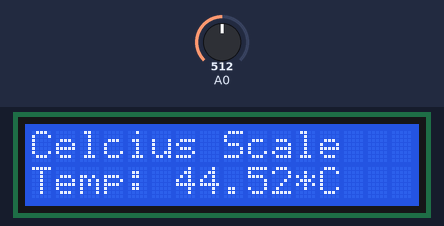
A sketch run on a simulated Arduino Uno, built with avr-gcc and run on an emulated ATmega328P. On the bench: 16×2 character LCD. The inputs (shaded band) are chosen by the test bench; at power-on: A0 = 512. What the sketch prints to the serial monitor is not drawn.

Above: at 1.2 s.
1.3 s: A0 set to 125
At 1.9 s:
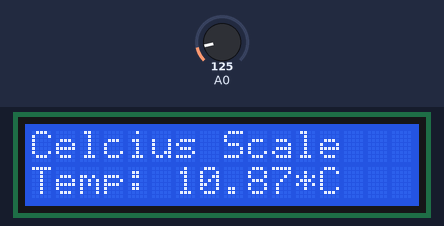
2.8 s: A0 set to 104
At 4.0 s:
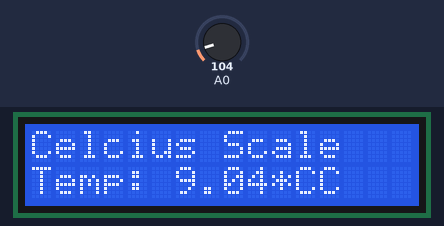
4.3 s: A0 set to 122
At 5.5 s:
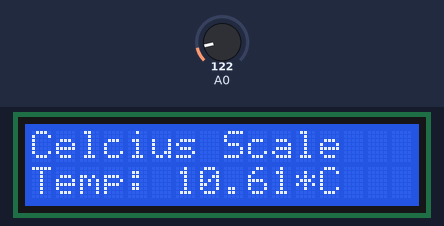
Timing chart, 0 to 7.3 s (numbered marks = the images above; inputs shaded):
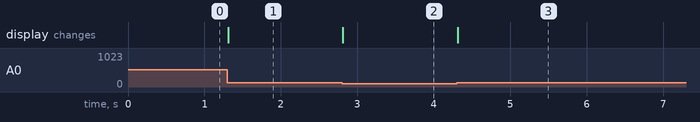

The sketch:

LCD_Temp.ino
```cpp
#include <LiquidCrystal.h>
LiquidCrystal lcd(7, 6, 5, 4, 3, 2);

void setup() {
  // put your setup code here, to run once:
  Serial.begin(9600);
  lcd.begin(16, 2);
  lcd.print("Celcius Scale");
}

void loop() {
  // put your main code here, to run repeatedly:

  int ADC_val = analogRead(A0);
  float tempC = (float)ADC/11.5;
  Serial.println(tempC);
  lcd.setCursor(0, 1);
  lcd.print("Temp: ");
  lcd.print(tempC);
  lcd.print("*C");
  //delay(500);
}
```

Measured:
- the behaviour switches between 115 and 114 on A0 (found by bisection; images 1 and 2)
- after the input at 1.3 s, the display: changes at once (image 1)
- after the input at 2.8 s, the display: changes at once (image 2)
- after the input at 4.3 s, the display: changes at once (image 3)
